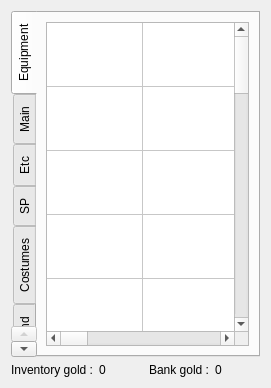
<?xml version="1.0" encoding="UTF-8"?>
<ui version="4.0">
 <class>InventoryWidget</class>
 <widget class="QWidget" name="InventoryWidget">
  <property name="geometry">
   <rect>
    <x>0</x>
    <y>0</y>
    <width>271</width>
    <height>388</height>
   </rect>
  </property>
  <property name="windowTitle">
   <string>Form</string>
  </property>
  <layout class="QGridLayout" name="gridLayout">
   <item row="1" column="1">
    <widget class="QLabel" name="L_INVGOLD">
     <property name="text">
      <string>0</string>
     </property>
    </widget>
   </item>
   <item row="1" column="2">
    <widget class="QLabel" name="label_4">
     <property name="text">
      <string>Bank gold :</string>
     </property>
    </widget>
   </item>
   <item row="1" column="3">
    <widget class="QLabel" name="L_BANKGOLD">
     <property name="text">
      <string>0</string>
     </property>
    </widget>
   </item>
   <item row="1" column="0">
    <widget class="QLabel" name="label_2">
     <property name="text">
      <string>Inventory gold :</string>
     </property>
    </widget>
   </item>
   <item row="0" column="0" colspan="4">
    <widget class="QTabWidget" name="TW_INVENTORY">
     <property name="enabled">
      <bool>true</bool>
     </property>
     <property name="tabPosition">
      <enum>QTabWidget::West</enum>
     </property>
     <property name="currentIndex">
      <number>0</number>
     </property>
     <widget class="QWidget" name="T_EQUIPMENT">
      <attribute name="title">
       <string>Equipment</string>
      </attribute>
      <layout class="QGridLayout" name="gridLayout_2">
       <item row="0" column="0">
        <widget class="ItemTableWidget" name="TW_EQUIPMENT">
         <property name="editTriggers">
          <set>QAbstractItemView::NoEditTriggers</set>
         </property>
         <property name="dragDropMode">
          <enum>QAbstractItemView::NoDragDrop</enum>
         </property>
         <property name="selectionMode">
          <enum>QAbstractItemView::SingleSelection</enum>
         </property>
         <property name="iconSize">
          <size>
           <width>32</width>
           <height>32</height>
          </size>
         </property>
         <property name="rowCount">
          <number>20</number>
         </property>
         <property name="columnCount">
          <number>6</number>
         </property>
         <attribute name="horizontalHeaderVisible">
          <bool>false</bool>
         </attribute>
         <attribute name="horizontalHeaderMinimumSectionSize">
          <number>96</number>
         </attribute>
         <attribute name="horizontalHeaderDefaultSectionSize">
          <number>96</number>
         </attribute>
         <attribute name="verticalHeaderVisible">
          <bool>false</bool>
         </attribute>
         <attribute name="verticalHeaderMinimumSectionSize">
          <number>64</number>
         </attribute>
         <attribute name="verticalHeaderDefaultSectionSize">
          <number>64</number>
         </attribute>
         <row/>
         <row/>
         <row/>
         <row/>
         <row/>
         <row/>
         <row/>
         <row/>
         <row/>
         <row/>
         <row/>
         <row/>
         <row/>
         <row/>
         <row/>
         <row/>
         <row/>
         <row/>
         <row/>
         <row/>
         <column/>
         <column/>
         <column/>
         <column/>
         <column/>
         <column/>
        </widget>
       </item>
      </layout>
     </widget>
     <widget class="QWidget" name="T_MAIN">
      <attribute name="title">
       <string>Main</string>
      </attribute>
      <layout class="QGridLayout" name="gridLayout_3">
       <item row="0" column="0">
        <widget class="ItemTableWidget" name="TW_MAIN">
         <property name="editTriggers">
          <set>QAbstractItemView::NoEditTriggers</set>
         </property>
         <property name="dragDropMode">
          <enum>QAbstractItemView::DragDrop</enum>
         </property>
         <property name="selectionMode">
          <enum>QAbstractItemView::SingleSelection</enum>
         </property>
         <property name="iconSize">
          <size>
           <width>192</width>
           <height>192</height>
          </size>
         </property>
         <property name="rowCount">
          <number>20</number>
         </property>
         <property name="columnCount">
          <number>6</number>
         </property>
         <attribute name="horizontalHeaderVisible">
          <bool>false</bool>
         </attribute>
         <attribute name="horizontalHeaderMinimumSectionSize">
          <number>96</number>
         </attribute>
         <attribute name="horizontalHeaderDefaultSectionSize">
          <number>96</number>
         </attribute>
         <attribute name="verticalHeaderVisible">
          <bool>false</bool>
         </attribute>
         <attribute name="verticalHeaderMinimumSectionSize">
          <number>64</number>
         </attribute>
         <attribute name="verticalHeaderDefaultSectionSize">
          <number>64</number>
         </attribute>
         <row/>
         <row/>
         <row/>
         <row/>
         <row/>
         <row/>
         <row/>
         <row/>
         <row/>
         <row/>
         <row/>
         <row/>
         <row/>
         <row/>
         <row/>
         <row/>
         <row/>
         <row/>
         <row/>
         <row/>
         <column/>
         <column/>
         <column/>
         <column/>
         <column/>
         <column/>
        </widget>
       </item>
      </layout>
     </widget>
     <widget class="QWidget" name="T_ETC">
      <attribute name="title">
       <string>Etc</string>
      </attribute>
      <layout class="QGridLayout" name="gridLayout_4">
       <item row="0" column="0">
        <widget class="ItemTableWidget" name="TW_ETC">
         <property name="editTriggers">
          <set>QAbstractItemView::NoEditTriggers</set>
         </property>
         <property name="dragDropMode">
          <enum>QAbstractItemView::DragDrop</enum>
         </property>
         <property name="selectionMode">
          <enum>QAbstractItemView::SingleSelection</enum>
         </property>
         <property name="iconSize">
          <size>
           <width>192</width>
           <height>192</height>
          </size>
         </property>
         <property name="rowCount">
          <number>20</number>
         </property>
         <property name="columnCount">
          <number>6</number>
         </property>
         <attribute name="horizontalHeaderVisible">
          <bool>false</bool>
         </attribute>
         <attribute name="horizontalHeaderMinimumSectionSize">
          <number>96</number>
         </attribute>
         <attribute name="horizontalHeaderDefaultSectionSize">
          <number>96</number>
         </attribute>
         <attribute name="verticalHeaderVisible">
          <bool>false</bool>
         </attribute>
         <attribute name="verticalHeaderMinimumSectionSize">
          <number>64</number>
         </attribute>
         <attribute name="verticalHeaderDefaultSectionSize">
          <number>64</number>
         </attribute>
         <row/>
         <row/>
         <row/>
         <row/>
         <row/>
         <row/>
         <row/>
         <row/>
         <row/>
         <row/>
         <row/>
         <row/>
         <row/>
         <row/>
         <row/>
         <row/>
         <row/>
         <row/>
         <row/>
         <row/>
         <column/>
         <column/>
         <column/>
         <column/>
         <column/>
         <column/>
        </widget>
       </item>
      </layout>
     </widget>
     <widget class="QWidget" name="T_SP">
      <attribute name="title">
       <string>SP</string>
      </attribute>
      <layout class="QGridLayout" name="gridLayout_5">
       <item row="0" column="0">
        <widget class="ItemTableWidget" name="TW_SP">
         <property name="editTriggers">
          <set>QAbstractItemView::NoEditTriggers</set>
         </property>
         <property name="dragDropMode">
          <enum>QAbstractItemView::DragDrop</enum>
         </property>
         <property name="selectionMode">
          <enum>QAbstractItemView::SingleSelection</enum>
         </property>
         <property name="iconSize">
          <size>
           <width>192</width>
           <height>192</height>
          </size>
         </property>
         <property name="rowCount">
          <number>9</number>
         </property>
         <property name="columnCount">
          <number>5</number>
         </property>
         <attribute name="horizontalHeaderVisible">
          <bool>false</bool>
         </attribute>
         <attribute name="horizontalHeaderMinimumSectionSize">
          <number>96</number>
         </attribute>
         <attribute name="horizontalHeaderDefaultSectionSize">
          <number>96</number>
         </attribute>
         <attribute name="verticalHeaderVisible">
          <bool>false</bool>
         </attribute>
         <attribute name="verticalHeaderMinimumSectionSize">
          <number>64</number>
         </attribute>
         <attribute name="verticalHeaderDefaultSectionSize">
          <number>64</number>
         </attribute>
         <row/>
         <row/>
         <row/>
         <row/>
         <row/>
         <row/>
         <row/>
         <row/>
         <row/>
         <column/>
         <column/>
         <column/>
         <column/>
         <column/>
        </widget>
       </item>
      </layout>
     </widget>
     <widget class="QWidget" name="T_COSTUMES">
      <attribute name="title">
       <string>Costumes</string>
      </attribute>
      <layout class="QGridLayout" name="gridLayout_6">
       <item row="0" column="0">
        <widget class="ItemTableWidget" name="TW_COST">
         <property name="editTriggers">
          <set>QAbstractItemView::NoEditTriggers</set>
         </property>
         <property name="dragDropMode">
          <enum>QAbstractItemView::DragDrop</enum>
         </property>
         <property name="selectionMode">
          <enum>QAbstractItemView::SingleSelection</enum>
         </property>
         <property name="iconSize">
          <size>
           <width>192</width>
           <height>192</height>
          </size>
         </property>
         <property name="rowCount">
          <number>12</number>
         </property>
         <property name="columnCount">
          <number>5</number>
         </property>
         <attribute name="horizontalHeaderVisible">
          <bool>false</bool>
         </attribute>
         <attribute name="horizontalHeaderMinimumSectionSize">
          <number>96</number>
         </attribute>
         <attribute name="horizontalHeaderDefaultSectionSize">
          <number>96</number>
         </attribute>
         <attribute name="verticalHeaderVisible">
          <bool>false</bool>
         </attribute>
         <attribute name="verticalHeaderMinimumSectionSize">
          <number>64</number>
         </attribute>
         <attribute name="verticalHeaderDefaultSectionSize">
          <number>64</number>
         </attribute>
         <row/>
         <row/>
         <row/>
         <row/>
         <row/>
         <row/>
         <row/>
         <row/>
         <row/>
         <row/>
         <row/>
         <row/>
         <column/>
         <column/>
         <column/>
         <column/>
         <column/>
        </widget>
       </item>
      </layout>
     </widget>
     <widget class="QWidget" name="T_MINILAND">
      <attribute name="title">
       <string>Miniland</string>
      </attribute>
      <layout class="QGridLayout" name="gridLayout_7">
       <item row="0" column="0">
        <widget class="ItemTableWidget" name="TW_MINILAND">
         <property name="editTriggers">
          <set>QAbstractItemView::NoEditTriggers</set>
         </property>
         <property name="dragDropMode">
          <enum>QAbstractItemView::DragDrop</enum>
         </property>
         <property name="selectionMode">
          <enum>QAbstractItemView::SingleSelection</enum>
         </property>
         <property name="iconSize">
          <size>
           <width>192</width>
           <height>192</height>
          </size>
         </property>
         <property name="rowCount">
          <number>8</number>
         </property>
         <property name="columnCount">
          <number>7</number>
         </property>
         <attribute name="horizontalHeaderVisible">
          <bool>false</bool>
         </attribute>
         <attribute name="horizontalHeaderMinimumSectionSize">
          <number>96</number>
         </attribute>
         <attribute name="horizontalHeaderDefaultSectionSize">
          <number>96</number>
         </attribute>
         <attribute name="verticalHeaderVisible">
          <bool>false</bool>
         </attribute>
         <attribute name="verticalHeaderMinimumSectionSize">
          <number>64</number>
         </attribute>
         <attribute name="verticalHeaderDefaultSectionSize">
          <number>64</number>
         </attribute>
         <row/>
         <row/>
         <row/>
         <row/>
         <row/>
         <row/>
         <row/>
         <row/>
         <column/>
         <column/>
         <column/>
         <column/>
         <column/>
         <column/>
         <column/>
        </widget>
       </item>
      </layout>
     </widget>
    </widget>
   </item>
  </layout>
 </widget>
 <customwidgets>
  <customwidget>
   <class>ItemTableWidget</class>
   <extends>QTableWidget</extends>
   <header>modules/itemtablewidget.h</header>
  </customwidget>
 </customwidgets>
 <resources/>
 <connections/>
</ui>
